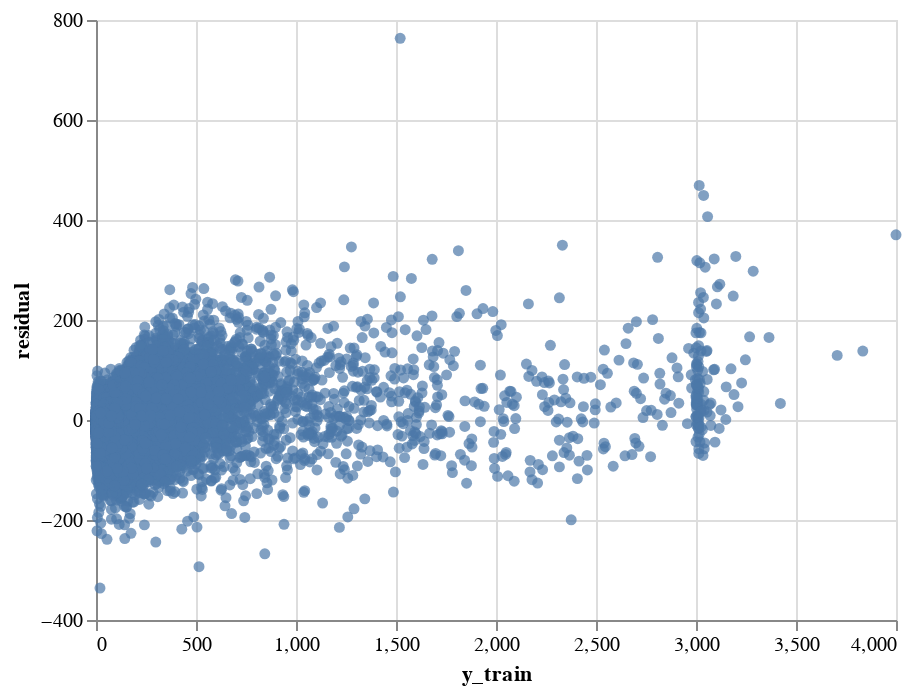

Notebook source saved alongside this figure:
### Code cell
# plot residual for training set
residual = y_train - gbr_rs_03.predict(X_train)

residual_dict = {'y_train': y_train.to_list(), 'residual': residual.to_list()}
residual_df = pd.DataFrame(residual_dict)

alt.Chart(residual_df).mark_circle().encode(
    alt.X('y_train:Q'), 
    alt.Y('residual:Q')
)

### Figure 1 — Vega-Lite specification as saved in the notebook (floating-point values rounded to 4 significant figures; data arrays with more than 128 entries replaced by an {"elided": "..."} marker saying what was removed)
{"config": {"view": {"continuousWidth": 400, "continuousHeight": 300}}, "data": {"name": "data-81908b70f222a83bc8716a11b8075216"}, "mark": "circle", "encoding": {"x": {"type": "quantitative", "field": "y_train"}, "y": {"type": "quantitative", "field": "residual"}}, "$schema": "https://vega.github.io/schema/vega-lite/v4.8.1.json", "datasets": {"data-81908b70f222a83bc8716a11b8075216": {"elided": "39592 records"}}}
